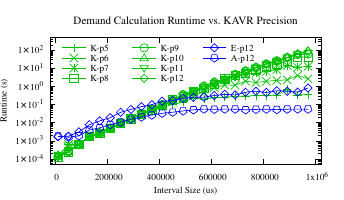

Recreate this plot in gnuplot.
#Set Title
set title "Demand Calculation Runtime vs. KAVR Precision" font "Times, 12"

#Set Axis Markings
set xtics font "Times, 10"
set ytics font "Times, 10"
# set grid ytics lt 0 lw 1 lc rgb "#bbbbbb"
# set grid xtics lt 0 lw 1 lc rgb "#bbbbbb"
set ylabel 'Runtime (s)' font "Times, 10" offset 3,0
set xlabel 'Interval Size (us)' font "Times, 10" offset 0,0.5
set format y "%2.0t{/Symbol \264}10^{%L}"

set xrange [-20000:1020000]
set yrange [0.00005:500]
set logscale y 10

#Prepare to handle CSVs
set datafile separator ','

#Configure Global PDF Outputs
set terminal pdf enhanced size 3.44in,2in
set key font "Times, 10"

set key autotitle columnhead

#Set key
set key top left
set key spacing 1.1
set key width 3
set key reverse
set key Left
set key vertical
set key maxrows 4

set xtics 200000
set lmargin 7

#Name PDF
set output "exp1-precision-p5-12.pdf"

plot \
    '../../src/exp_data/var_precision-kavr24-p5-can-rtss18-memo-1-slnSeq-0-trace-0-AG.csv' every 4 using 1:3 with linespoints pt 1 lc rgb "web-green" title "K-p5",\
    '../../src/exp_data/var_precision-kavr24-p6-can-rtss18-memo-1-slnSeq-0-trace-0-AG.csv' every 4 using 1:3 with linespoints pt 2 lc rgb "web-green" title "K-p6",\
    '../../src/exp_data/var_precision-kavr24-p7-can-rtss18-memo-1-slnSeq-0-trace-0-AG.csv' every 4 using 1:3 with linespoints pt 3 lc rgb "web-green" title "K-p7",\
    '../../src/exp_data/var_precision-kavr24-p8-can-rtss18-memo-1-slnSeq-0-trace-0-AG.csv' every 4 using 1:3 with linespoints pt 4 lc rgb "web-green" title "K-p8",\
    '../../src/exp_data/var_precision-kavr24-p9-can-rtss18-memo-1-slnSeq-0-trace-0-AG.csv' every 4 using 1:3 with linespoints pt 6 lc rgb "web-green" title "K-p9",\
    '../../src/exp_data/var_precision-kavr24-p10-can-rtss18-memo-1-slnSeq-0-trace-0-AG.csv' every 4 using 1:3 with linespoints pt 8 lc rgb "web-green" title "K-p10",\
    '../../src/exp_data/var_precision-kavr24-p11-can-rtss18-memo-1-slnSeq-0-trace-0-AG.csv' every 4 using 1:3 with linespoints pt 10 lc rgb "web-green" title "K-p11",\
    '../../src/exp_data/var_precision-kavr24-p12-can-rtss18-memo-1-slnSeq-0-trace-0-AG.csv' every 4 using 1:3 with linespoints pt 12 lc rgb "web-green" title "K-p12",\
    '../../src/exp_data/var_precision-exact-p12-can-rtss18-memo-1-slnSeq-0-trace-0-AG.csv' every 4 using 1:3 with linespoints pt 12 lc rgb "blue" title "E-p12",\
    '../../src/exp_data/var_precision-apx-p12-can-rtss18-memo-1-slnSeq-0-trace-0-AG.csv' every 4 using 1:3 with linespoints pt 14 lc rgb "blue" title "A-p12"
